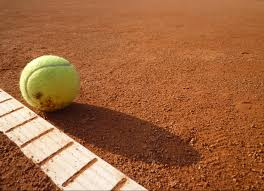
#> input picture src/topic03_perception/images/tennisball03.jpg, 264 x 191 px
$ python color_filtering.py
#> lines starting #> are read from the running program, lines starting #| are printed output that depends on the picture; after the words box and inside, x2 and y2 are one past the last pixel; in counts of white or black regions, pixels touching at a corner belong together
#!/usr/bin/env python

import numpy as np
import cv2
#import imutils

image = cv2.imread("images/tennisball03.jpg")
#> image is the input picture: shape (191, 264, 3); mean B, G, R 63.2, 103.3, 162.1
cv2.imshow("Original",image)

#convert the image into the HSV color space
hsv = cv2.cvtColor(image, cv2.COLOR_BGR2HSV)
#> hsv: shape (191, 264, 3); mean H, S, V 12.4, 164.9, 162.2
cv2.imshow("hsv image",hsv)

#find the upper and lower bounds of the yellow color (tennis ball)
yellowLower =(30, 150, 100)
yellowUpper = (50, 255, 255)

#define a mask using the lower and upper bounds of the yellow color
mask = cv2.inRange(hsv, yellowLower, yellowUpper)
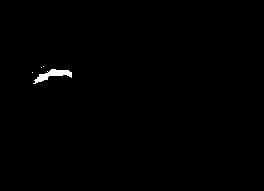
#> mask: shape (191, 264); 0.46% white; 4 white regions (3 under 20 px), largest, box (x1, y1, x2, y2) and area: (33, 69, 72, 84) 231

cv2.imshow("mask image", mask)

cv2.waitKey(0)
cv2.destroyAllWindows()

$ run again, with src/topic03_perception/images/tennisball01.jpg copied over src/topic03_perception/images/tennisball03.jpg
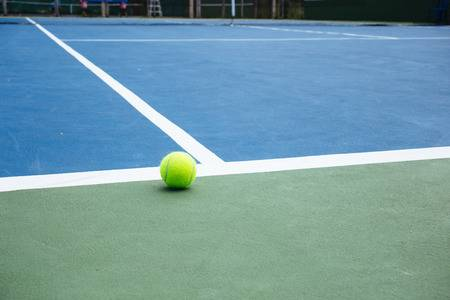
#> input picture src/topic03_perception/images/tennisball01.jpg, 450 x 300 px
#> image is the input picture: shape (300, 450, 3); mean B, G, R 163.1, 153.2, 114.3
#> hsv: shape (300, 450, 3); mean H, S, V 86.4, 88.9, 174.5
#> `mask = cv2.inRange(hsv, yellowLower, yellowUpper)`:
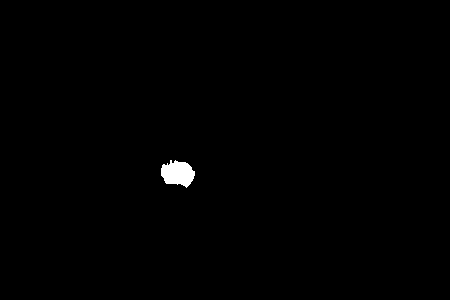
#> mask: shape (300, 450); 0.49% white; 1 white region, box (x1, y1, x2, y2) and area: (161, 160, 195, 188) 665

$ run again, with src/topic03_perception/images/tennisball02.jpg copied over src/topic03_perception/images/tennisball03.jpg
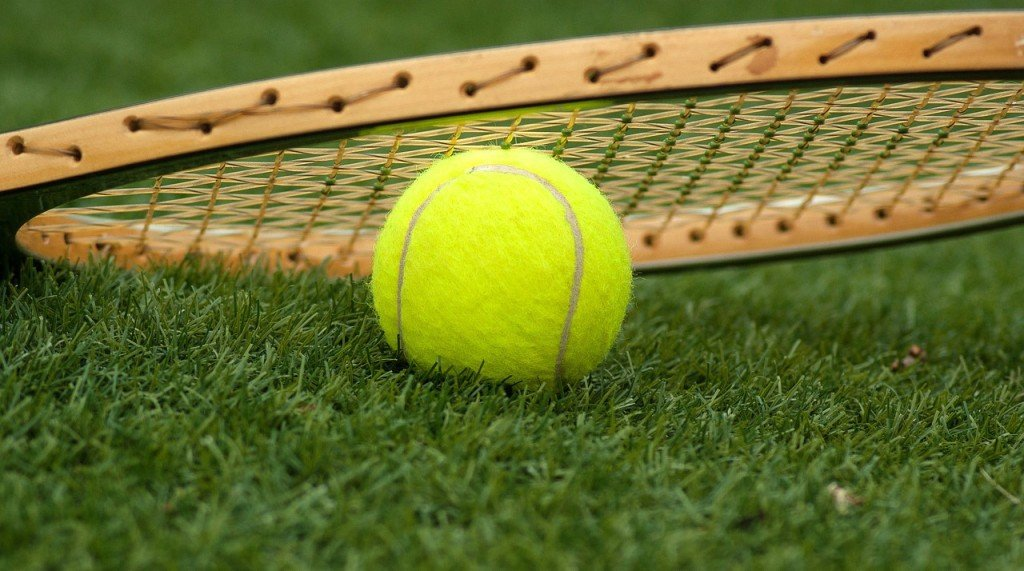
#> input picture src/topic03_perception/images/tennisball02.jpg, 1024 x 571 px
#> image is the input picture: shape (571, 1024, 3); mean B, G, R 46.1, 113.9, 106.4
#> hsv: shape (571, 1024, 3); mean H, S, V 35.4, 166.3, 122.7
#> `mask = cv2.inRange(hsv, yellowLower, yellowUpper)`:
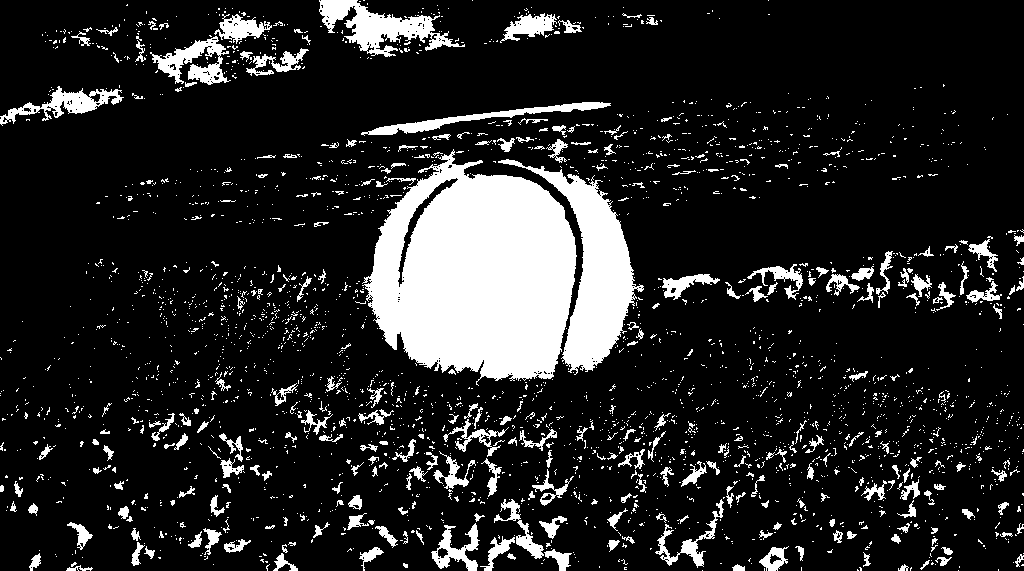
#> mask: shape (571, 1024); 14.8% white; 2854 white regions (2565 under 20 px), largest, box (x1, y1, x2, y2) and area: (362, 149, 577, 386) 34883, (498, 159, 644, 375) 9276, (319, 0, 465, 57) 3287

$ run again, with src/topic03_perception/images/tennisball04.jpg copied over src/topic03_perception/images/tennisball03.jpg
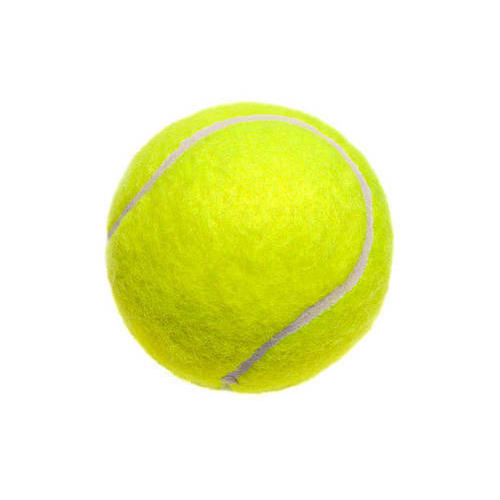
#> input picture src/topic03_perception/images/tennisball04.jpg, 500 x 500 px
#> image is the input picture: shape (500, 500, 3); mean B, G, R 195.5, 244.6, 241
#> hsv: shape (500, 500, 3); mean H, S, V 9.7, 58.1, 244.7
#> `mask = cv2.inRange(hsv, yellowLower, yellowUpper)`:
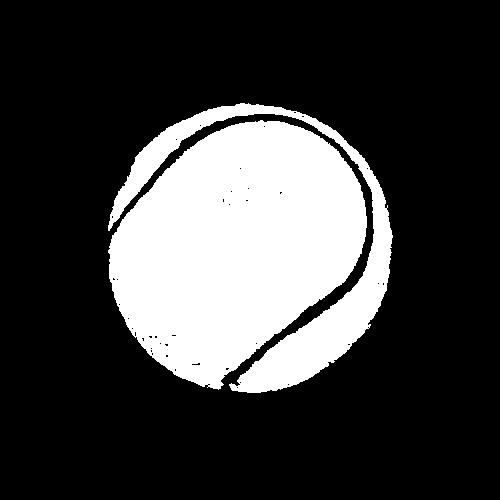
#> mask: shape (500, 500); 24% white; 2 white regions, box (x1, y1, x2, y2) and area: (108, 120, 367, 390) 46973, (108, 103, 393, 393) 13019
